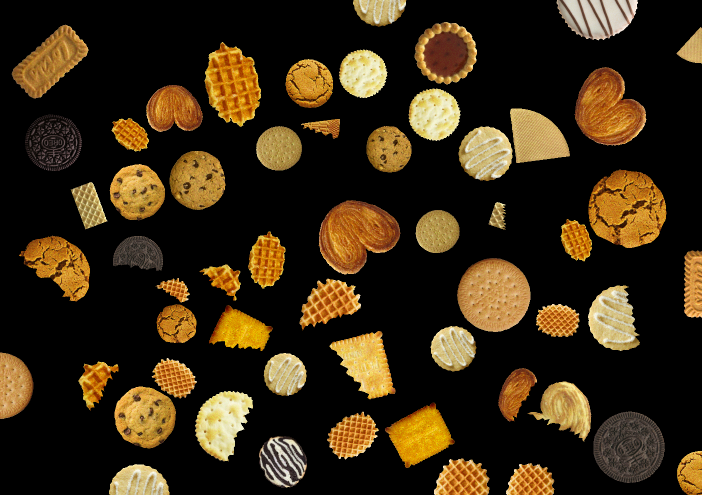
%> input picture TP2/svpi2022_TP2_img_291_01.png, 1404 x 990 px (shown at 1/2 size); its folder holds only this picture in this run
$ octave --eval "result = tp2_89132;"   (GNU Octave 9; MATLAB toolbox functions it lacks are replaced by stand-ins)
%> lines starting %> are read from the running program, lines starting %| are printed output that depends on the picture; in (x1, y1, x2, y2) boxes, pixels count from 0 and x2, y2 are one past the last pixel; in counts of white or black regions, pixels touching at a corner belong together; the program's own positions count from 1
function [NumMec] = tp2_89132( )
% close all
% clear all
% clc

%Os meus valores de referência, se quiser ver como calculei -> Scroll all
%the way down
M=[1.52387887257413	1.25890930385551	1.27514496312809	1.02810642512847	1.26516986668528	1.35986207672716	0.966039966273563	1.52808360742228	1.15786904086073	0.123936059753666	1.33017767348626	1.36128990174008	1.21829846631123	1.08791962668552	0.400071129084847	1.29509824265086	1.11139878321588	1.19304154207422	1.23505492824780	1.08971257051061	1.07500120962653	0.678928520011972	0.951180122749384	1.49486617821374	1.67657043456749	0.837978501068179	1.11407402328894	1.15508519329920;
    7.63180414728536	8.11740439373114	8.21886328650117	3.95409566737454	5.85177938414988	13.4240380807591	4.57443084523141	11.3305035240788	7.92558755039080	7.61241083662785	5.03646002799125	13.8604634208995	8.61916623450517	3.26005116731253	9.75123793417037	9.38770282771867	3.54244757441850	7.64212397733793	4.50487757638286	8.42099414813849	3.27152577708290	7.31821580601383	4.86422706692320	11.3356655212495	13.1559514954463	2.71181133304589	5.76160364722765	4.97101661785694;
    13.5348758858176	11.6786331032088	11.4609696427490	13.2547085973179	11.2144502003393	15.9110002327446	4.84174865402797	12.4251238725406	10.2193359732965	6.11299013337662	5.90942681354016	13.6953538344839	13.3052654666649	10.3127583424924	9.38641088474511	10.6082755951136	12.4112644510367	10.3376078589428	6.45912567727227	8.49619976096678	10.1480793485863	9.48351204238698	5.39431529594130	11.0597384992290	14.4618474088343	9.64212924749464	9.90556671261427	9.72636144163871;
    15.3288514204819	12.7634680767934	11.7464101050084	11.5037607577021	11.4912853890696	12.6149272465876	9.13149253947151	12.4507535959264	10.9525980438321	4.92730611639465	11.8742778755676	10.3524991900528	10.1261144743078	10.2647726259732	10.3789533630965	9.96901186981345	11.5188893229498	10.3056026282766	10.0807528609345	10.4802960408748	10.5793309229092	9.78229973554195	7.84312313796723	12.5899246321649	13.5539606429866	10.0667284967615	10.4762435745169	10.9003399803703;
    29.8806687619422	26.4722926909129	26.0152880819468	23.8863903277052	23.8033139107272	27.1600523869827	16.8443436228148	25.7578122850243	21.9582318275877	10.7723011851961	21.7917835126456	22.7080266081560	22.0687349324412	20.6733625919438	23.9022820248611	20.4999459597387	24.1091681091248	22.3610995337062	19.2366544463854	20.4225419176004	20.9434719706253	20.4798626885864	15.3741772149371	24.9149860629912	27.9271402490267	20.1406885649927	22.2733685524321	21.4570069201566;
    19.2458428446481	16.8231511151308	16.0079004886301	13.9199382163059	15.8901842888806	19.6081332672100	11.9704358173316	19.2302959452139	15.7363696974881	12.7165246934383	15.0737263456856	18.1054454133430	18.1273421718758	11.9385475334915	15.6889862078245	14.6707900608641	17.7591239186731	16.2464573776459	13.0878927280141	15.2273917317849	12.2182263477470	14.0569610473250	13.2725810415386	21.3921031491485	20.8236484346263	11.8943881782307	13.9318961165155	13.8689191690700;
    30.5332445988665	25.0230508784606	23.3525269837136	26.3808599230911	23.1378356496271	27.2984190413414	16.3927173141076	24.9853813199970	22.3284101799570	11.2637251334893	21.1144181323301	23.3865151760656	24.5615808207803	21.5566950955643	20.5040832009589	24.5589873659271	23.7668021539545	20.6430492329979	18.7829935909837	20.5018738751615	24.4657155296650	19.4785083855941	14.8850794164464	24.8110292204286	27.8904106494596	20.6785073196470	20.9366449974477	23.2938762201627;
    0.702188676817192	0.858236257188715	1.00059099485036	0.712347859187439	0.698925613161871	0.994023376778129	0.822301158515224	0.951488601124272	0.989452307631241	0.940193699162629	0.789726434757678	0.954603249222192	0.961558140739113	0.747939889216790	0.987727486319669	0.990396416130982	0.751545852450151	0.766352696668827	0.790851292947813	0.958539081802095	0.662332477427332	0.858962389466243	0.822689660471486	0.799812438413171	0.801270194268822	0.710752872960771	0.930378523627674	0.612610449668019;
    0.436399858608332	0.389652495594106	0.264797762827197	0.747227536160886	0.532692972433757	0.143225867541313	0.667330377112143	0.122398378773079	0.325471349775342	0.157148898751363	0.673961859816847	0.134418983523162	0.288867831579163	0.852707872064818	0.120942680950256	0.246768149311750	0.835126164631703	0.354520326855679	0.706232155356691	0.281742680666036	0.852180193706158	0.189627574806057	0.602596168243775	0.143327366405119	0.115267733343729	0.863162227984008	0.482997583017062	0.666640972643711;
    0.949258723814383	0.996773676864289	0.993749618879200	0.934038188417232	0.962713305398676	0.992515017139982	0.991633799450221	0.977049742710120	0.991478300924555	0.989425741312864	0.987297362690540	0.978634896335985	0.989308945707477	1	                0.991678761490082	0.989680325389089	0.995242796876403	0.941193469151857	0.925709887795196	0.985641097131705	0.965176765244196	0.965481543787001	0.953634460065809	0.968347882314905	0.974668806444507	0.965696784073507	0.979572341832611	0.922655443500357;
    0.909114628620881	0.829112349223239	0.681200161468570	0.782582290110390	0.824657669792196	0.775420578573963	0.668362767548866	0.799578391098021	0.656575531254514	0.157739298340661	0.806306897222803	0.716362184007143	0.737817569577144	0.727388640364935	0.263723864021167	0.753259116295115	0.704888521064992	0.836326986019052	0.776752526591523	0.698932907910875	0.802025657810407	0.545158878455551	0.661140274805029	0.739733067277861	0.903764067776009	0.651389588502702	0.504179554951528	0.800473531352467;
    0.710545561432385	0.495351678158064	0.543280615409420	0.447422557466981	0.512602055898370	0.554323337117096	0.391634112967834	0.713204330923058	0.458770042828308	0.129168388371009	0.655176821371852	0.614775460291234	0.474785922181373	0.610253680244901	0.232307185078474	0.536371143797510	0.594427821633704	0.528878072567682	0.617463361312669	0.417189535550439	0.531146617037953	0.338189171929327	0.354480035426969	0.695751164811021	0.841863827599872	0.432480322713714	0.474802943456281	0.499257470438042;
    0.388304270255300	0.231412880823130	0.317732966840588	0.101650450789091	0.0476692344263767	0.349560269622599	0.170640620851822	0.542375756524301	0.212767913016270	0.127828103053996	0.437622263707591	0.424036827299356	0.174658904497090	0.414108913880643	0.214930326376493	0.258954594676672	0.392858911241264	0.267786763387915	0.379644153640102	0.139487593537486	0.290616043812605	0.208035904349677	0.156343949122937	0.667279039424524	0.631852394861218	0.218817227705122	0.457847476249520	0.240435797350182];


N=[0.217865174618516	0.283963575634179	0.279390463970050	0.357683620429509	0.282191357158567	0.256696178889243	0.380587196011766	0.216951032535955	0.314154919398958	1.13194349193952	0.264430274877017	0.256329923201044	0.295732938619164	0.336916677597540	0.670272368479861	0.273870957200923	0.329098301788145	0.303297368038740	0.290818787762687	0.336313146131557	0.341297342458423	0.507160113254124	0.386284890773817	0.224278616087429	0.187014255097041	0.432584108469171	0.328219061437121	0.315030697255702;
    0.000484785444546372	0.000298301930816366	0.000269521259298704	0.0191760021951827	0.00287477926764993	1.47915721640716e-06	0.0103121667269378	1.20012046696338e-05	0.000361377459973631	0.000494278795490751	0.00649670581660445	9.56042545810442e-07	0.000180610778976860	0.0383864338366446	5.82225434239925e-05	8.37476181453818e-05	0.0289424016380937	0.000479808267131136	0.0110549434901889	0.000220195636898520	0.0379484819566486	0.000663344691620919	0.00771779122276985	1.19394141036548e-05	1.93393940000108e-06	0.0664163954835892	0.00314606237673287	0.00693609309316799;
    1.32396983251625e-06	8.47293914322803e-06	1.05332920774071e-05	1.75207703386105e-06	1.34780219839966e-05	1.23009994012011e-07	0.00789323943169228	4.01640283718793e-06	3.64584984410323e-05	0.00221392098667037	0.00271374192180682	1.12767357065775e-06	1.66569939334957e-06	3.32067183527118e-05	8.38558852145769e-05	2.47106657667954e-05	4.07245538777250e-06	3.23917156089358e-05	0.00156616444511877	0.000204243068537937	3.91512053273007e-05	7.60962141731763e-05	0.00454232948571184	1.57331831564234e-05	5.23961615152490e-07	6.49346455148012e-05	4.98961499938973e-05	5.96890816253803e-05;
    2.20173179550639e-07	2.86349378139853e-06	7.91769757200123e-06	1.00920683178575e-05	1.02187592050249e-05	3.32205414965776e-06	0.000108203965827774	3.91477149827850e-06	1.75124580132904e-05	0.00724599688505110	6.96733418956603e-06	3.19129335452311e-05	4.00206705207410e-05	3.48390168293086e-05	3.10797721648025e-05	4.68288135748894e-05	9.94053890520703e-06	3.34451883332480e-05	4.18778771996325e-05	2.80844071629430e-05	2.54363597095514e-05	5.64418453606718e-05	0.000392441475852612	3.40616125597887e-06	1.29894177660362e-06	4.24693254491472e-05	2.81984491978376e-05	1.84519596251928e-05;
    1.05436368942393e-13	-3.84127097398670e-12	5.03157488734295e-12	4.22933891184841e-11	4.59570472669229e-11	1.60154490489384e-12	-6.50060375463002e-08	6.50914968472922e-12	-3.64558534599830e-10	2.09724437314840e-05	-4.31332399621752e-10	-1.70948058189267e-10	-3.26046899069240e-10	1.05116938556441e-09	4.16265877229509e-11	-1.59276702306949e-09	-4.15715092671528e-11	1.94400717375425e-10	-5.72519315394995e-09	-1.72254980293441e-09	8.02353388859034e-10	1.27558276957462e-09	2.10416441539436e-07	-1.84468619674368e-11	7.43698823597507e-13	1.79064747433407e-09	-2.65156907831632e-10	-6.05010437707550e-10;
    4.38163960025140e-09	4.94081169692927e-08	1.11649594714597e-07	9.00839963306591e-07	-1.71869202107984e-07	-3.92921606594599e-09	-9.62802534790490e-06	-5.76221152735814e-09	-2.01074759052556e-07	3.00112093693811e-06	-3.95658573746088e-07	-1.80376719301976e-08	-1.76410548153204e-08	6.53363221994557e-06	1.53588911771768e-07	4.25164339807537e-07	-2.56418230606475e-08	-1.19515804707733e-07	-3.03515460663712e-06	2.43684438918889e-07	4.93959927859991e-06	-1.12086836937135e-06	-2.50952287847495e-06	-6.46038252967271e-10	-1.14793204880647e-09	6.82861847275276e-06	-1.27436038938445e-06	-1.35946892252882e-06;
    5.49010127786690e-14	1.35714760026061e-11	7.21317373224210e-11	3.49090562109430e-12	-1.10770010666228e-10	1.39459224434752e-12	7.59859551718926e-08	1.40924584970559e-11	-2.50817530771046e-10	-2.00608254021674e-05	-8.55450471064659e-10	-8.61833632705321e-11	2.15298489411396e-11	-5.47015230467164e-10	-1.58611254772574e-09	-2.64114933682013e-11	4.76660289091538e-11	1.08352173734547e-09	-9.06900897796211e-09	1.24781242951051e-09	2.36959840937838e-11	3.47209254584553e-09	-4.79857760442464e-07	1.67767147047034e-11	7.71522430645374e-13	-1.32949041707732e-09	-1.02394663116429e-09	-9.46292734910281e-11;
    0.436399858608332	0.389652495594106	0.264797762827197	0.747227536160886	0.532692972433757	0.143225867541313	0.667330377112143	0.122398378773079	0.325471349775342	0.157148898751363	0.673961859816847	0.134418983523162	0.288867831579163	0.852707872064818	0.120942680950256	0.246768149311750	0.835126164631703	0.354520326855679	0.706232155356691	0.281742680666036	0.852180193706158	0.189627574806057	0.602596168243775	0.143327366405119	0.115267733343729	0.863162227984008	0.482997583017062	0.666640972643711;
    0.949258723814383	0.996773676864289	0.993749618879200	0.934038188417232	0.962713305398676	0.992515017139982	0.991633799450221	0.977049742710120	0.991478300924555	0.989425741312864	0.987297362690540	0.978634896335985	0.989308945707477	1	0.991678761490082	0.989680325389089	0.995242796876403	0.941193469151857	0.925709887795196	0.985641097131705	0.965176765244196	0.965481543787001	0.953634460065809	0.968347882314905	0.974668806444507	0.965696784073507	0.979572341832611	0.922655443500357];

NumMec=89132;
NumSeq=291;
%SE N CORRER À PRIMEIRA COLOCAR NumSeq='29x', N SEI PQ DA ERRO
addpath('../')
addpath(strcat('Seq',NumSeq))


ref_vals=M;
check_broken_ref=N;
listaF=dir('../svpi2022_TP2_img_*png');
ff=length(listaF);


for j=1:ff


    NumImg=j;
    ObjBord=0;
    ObjPart=0;
    ObjOK=0;
    beurre=0;
    choco=0;
    confit=0;
    cracker=0;
    fan=0;
    ginger=0;
    lotus=0;
    maria=0;
    oreo=0;
    palmier=0;
    parijse=0;
    sugar=0;
    wafer=0;
    zebra=0;


    img_path=listaF(NumImg).name;
    full_image=imread(img_path);
%> full_image is the input picture: size 990x1404x3 uint8; mean R, G, B 56.5, 41.9, 20
    rgb_cookie=full_image;
    full_image=im2double(full_image);
%> full_image: size 990x1404x3 double

    %%%major aix length minor axis length%%


    hsv = rgb2hsv(rgb_cookie);
%> hsv: size 990x1404x3 double; mean H, S, V 0.0328, 0.2, 0.222
    med_color=floor(median(median(hsv(:,:,1)))*1000);
%> med_color = 0


    if med_color==541
        BW_image=createMask_lightBlue_2(full_image);
        BW_image=bwareaopen(BW_image,60);
        full_image=full_image(:,:,:).*BW_image;
    elseif med_color==146
        BW_image=createMask_Beje2(full_image);
        BW_image=bwareaopen(BW_image,60);
        full_image=full_image(:,:,:).*BW_image;
    elseif med_color==238
        BW_image=createMask_Green(full_image);
        BW_image=bwareaopen(BW_image,60);
        full_image=full_image(:,:,:).*BW_image;
    elseif med_color==0
        BW_image=createMask_Black_Noise3(full_image);
%> in createMask_Black_Noise3, `sliderBW = ( (I(:,:,1) >= channel1Min) | (I(:,:,1) <= channel1Max) ) &..`:
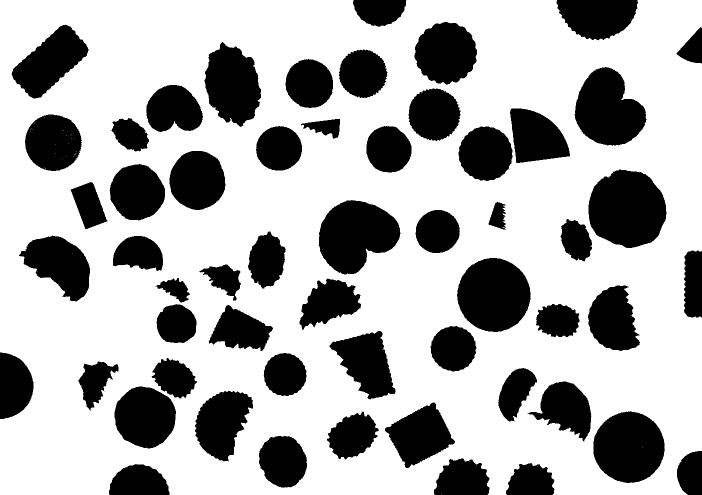
%> sliderBW: size 990x1404 logical (shown at 1/2 size); 68.9% white; 57 black regions (1 under 20 px), largest, box (x1, y1, x2, y2) and area: (1177, 339, 1333, 496) 18950, (914, 516, 1061, 664) 16865, (637, 400, 801, 549) 16809
        BW_image=bwareaopen(BW_image,60);
        full_image=full_image(:,:,:).*BW_image;
    elseif med_color==558
        BW_image=createMask_Blue_texture(full_image);
        BW_image=bwareaopen(BW_image,60);
        full_image=full_image(:,:,:).*BW_image;
    elseif med_color==621
        BW_image=createMask_Blue(full_image);
        BW_image=bwareaopen(BW_image,60);
        full_image=full_image(:,:,:).*BW_image;
    else
        BW_image=createMask_Fundo_Horrivel(full_image);
        BW_image=~imfill(BW_image,100);
        BW_image=bwareaopen(BW_image,60);
        full_image=full_image(:,:,:).*BW_image;
    end


    [L num]=bwlabel(BW_image);
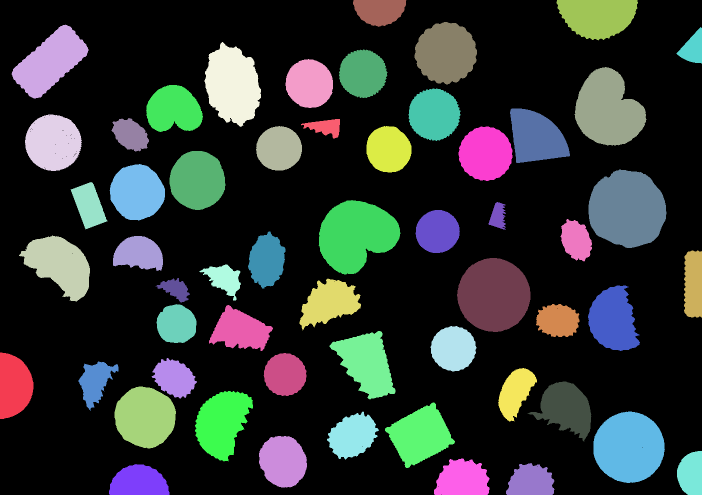
%> L: size 990x1404 double (shown at 1/2 size); 57 distinct labels, from 0 to 56; one colour per label, 0 black
%> num = 56
    total_cookies=num;
%> total_cookies = 56
    BW_image_cleared=imclearborder(BW_image);
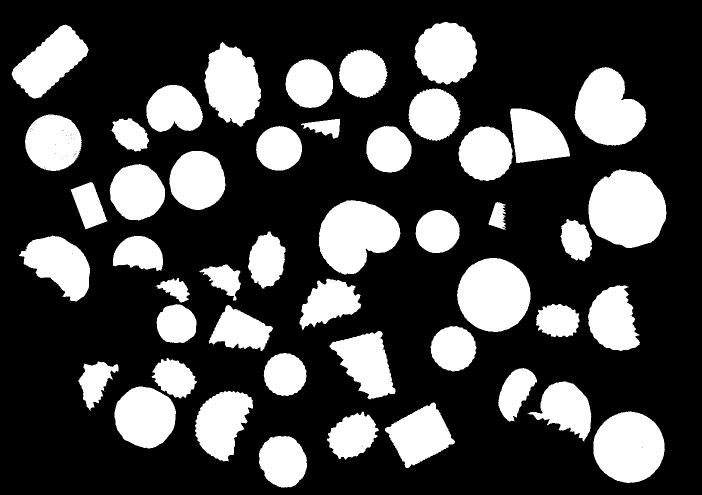
%> BW_image_cleared: size 990x1404 logical (shown at 1/2 size); 27.6% white; 47 white regions
    [L NumClear]=bwlabel(BW_image_cleared);
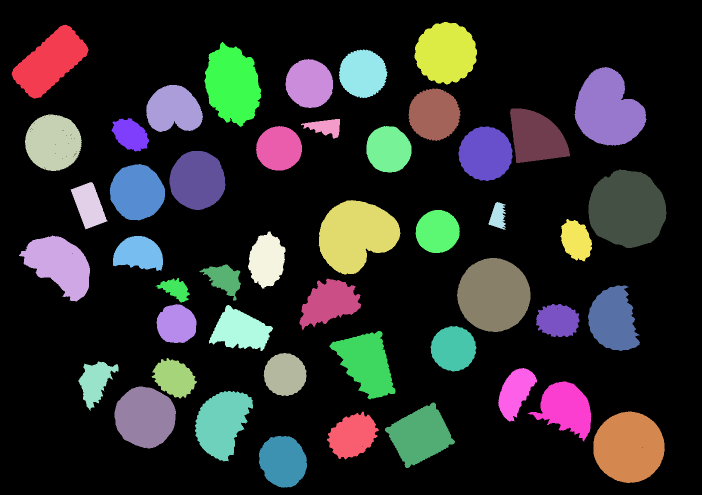
%> L: size 990x1404 double (shown at 1/2 size); 48 distinct labels, from 0 to 47; one colour per label, 0 black
%> NumClear = 47

    ObjBord=total_cookies-NumClear;
%> ObjBord = 9

    props=regionprops(L,"all");
%> props = 47 regions; largest, box (x1, y1, x2, y2), Area, Centroid, MajorAxisLength, MinorAxisLength and Eccentricity: (1177, 339, 1333, 496) 18950 [1255 418.8] 158.8 152.3 0.282, (914, 516, 1061, 664) 16865 [988.2 590.5] 147.6 145.5 0.169, (637, 400, 801, 549) 16809 [712.7 470.6] 166.7 133.6 0.598


    num=NumClear;
%> num = 47
%> the loop in tp2_89132, `for i=1:num` made 1 pass
%> pass 1, in tp2_89132, `sub_image(i)=rectangle("Position",props(i).BoundingBox);`:
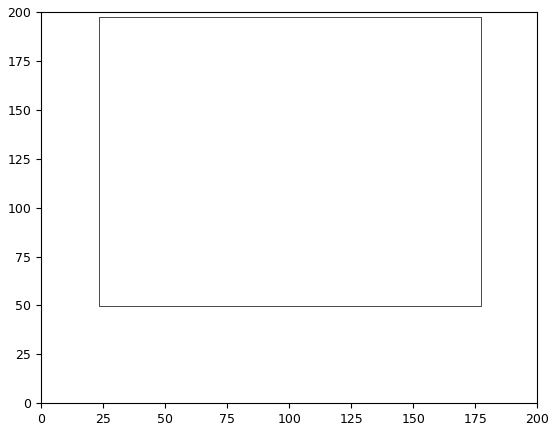
%> figure redrawn from the program's plot data
    for i=1:num
        sub_image(i)=rectangle("Position",props(i).BoundingBox);
%> the run ends on the next line
        sub_images{i}=imcrop(full_image, sub_image(i).Position);
% [141 lines not run here, left out]
% [135 lines left out: functions createMask_Blue, createMask_Beje, createMask_lightBlue, createMask_Green, createMask_Black_Noise, createMask_Black_Noise2, not called in this run]
function [BW,maskedRGBImage] = createMask_Black_Noise3(RGB)


% Convert RGB image to chosen color space
I = rgb2hsv(RGB);

% Define thresholds for channel 1 based on histogram settings
channel1Min = 0.000;
channel1Max = 0.000;

% Define thresholds for channel 2 based on histogram settings
channel2Min = 0.000;
channel2Max = 0.000;

% Define thresholds for channel 3 based on histogram settings
channel3Min = 0.000;
channel3Max = 0.192;

% Create mask based on chosen histogram thresholds
sliderBW = ( (I(:,:,1) >= channel1Min) | (I(:,:,1) <= channel1Max) ) & ...
    (I(:,:,2) >= channel2Min ) & (I(:,:,2) <= channel2Max) & ...
    (I(:,:,3) >= channel3Min ) & (I(:,:,3) <= channel3Max);
BW = sliderBW;

% Invert mask
BW = ~BW;

% Initialize output masked image based on input image.
maskedRGBImage = RGB;

% Set background pixels where BW is false to zero.
maskedRGBImage(repmat(~BW,[1 1 3])) = 0;

end

$ run again, on TP2/svpi2022_TP2_img_291_05.png
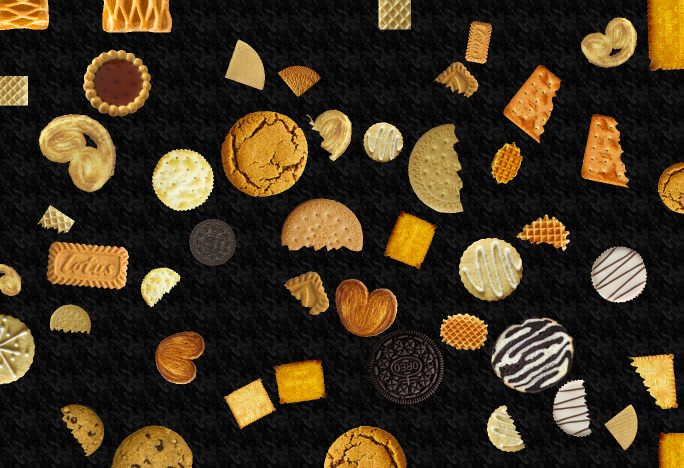
%> input picture TP2/svpi2022_TP2_img_291_05.png, 1368 x 936 px (shown at 1/2 size)
%> in tp2_89132, full_image is the input picture: size 936x1368x3 uint8; mean R, G, B 63.7, 50.5, 29.6
%> hsv: size 936x1368x3 double; mean H, S, V 0.0341, 0.185, 0.25
%> med_color = 0
%> sliderBW: size 936x1368 logical; 69.8% white; 215 black regions (166 under 20 px), largest, box (x1, y1, x2, y2) and area: (442, 222, 616, 393) 23252, (982, 633, 1149, 786) 19598, (738, 660, 888, 808) 17260
%> in tp2_89132, `[L num]=bwlabel(BW_image);`: num = 49
%> BW_image_cleared: size 936x1368 logical; 24.7% white; 38 white regions
%> in tp2_89132, `[L NumClear]=bwlabel(BW_image_cleared);`:
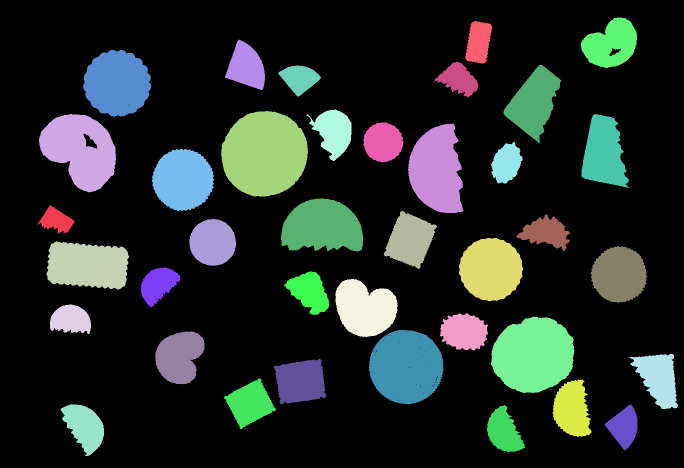
%> L: size 936x1368 double (shown at 1/2 size); 39 distinct labels, from 0 to 38; one colour per label, 0 black
%> NumClear = 38
%> ObjBord = 11
%> props = 38 regions; largest, box (x1, y1, x2, y2), Area, Centroid, MajorAxisLength, MinorAxisLength and Eccentricity: (442, 222, 616, 393) 23252 [529.5 308.1] 175.8 168.4 0.287, (982, 633, 1149, 786) 19598 [1067.2 710.6] 168.9 148 0.481, (738, 660, 888, 808) 17260 [812.9 734.1] 149.2 147.6 0.146
%> in tp2_89132, `num=NumClear;`: num = 38
%> the loop in tp2_89132, `for i=1:num` made 1 pass
%> pass 1, in tp2_89132, `sub_image(i)=rectangle("Position",props(i).BoundingBox);`:
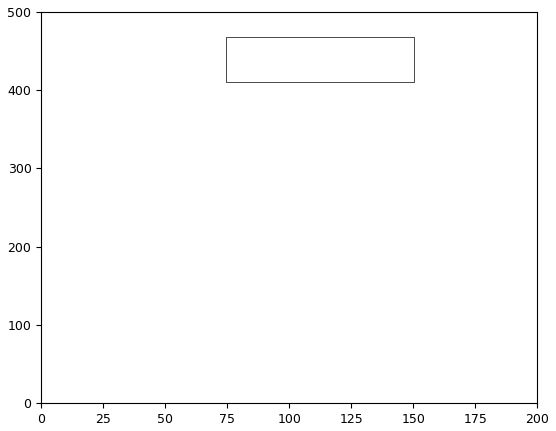
%> figure redrawn from the program's plot data
